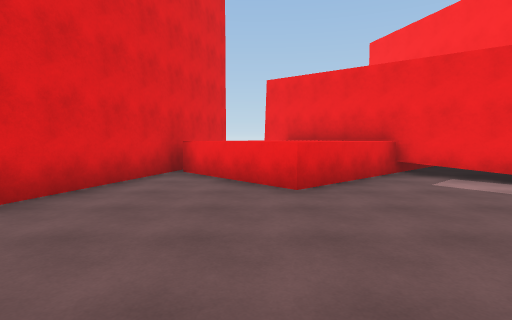
[1] (above)

22 first-person views from a walk through a 3-D level made in the Unity game engine. The camera is 1.5 m above the floor, tilts 4° down and sees 80° across. The floor is counted in squares, 2 m on a side. Each view is taken from the middle of a square. On the plan, view 1 faces up. The plan holds only what a view shows up to about 10 squares ahead; the rest is blank. The place goes on beyond the plan.

[2]
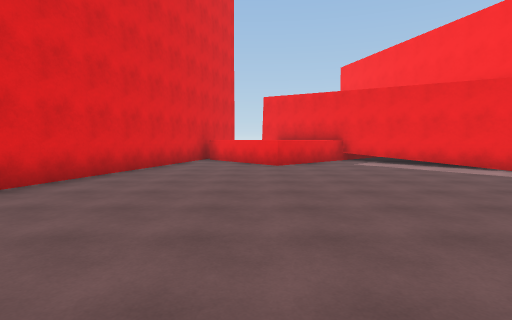

[3]
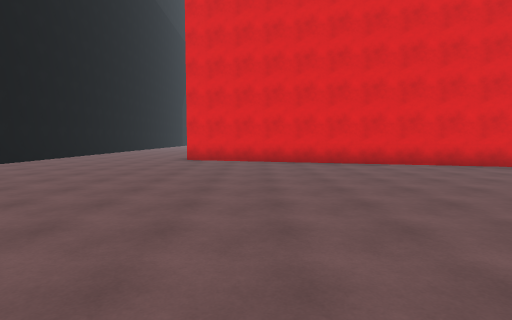

[4]
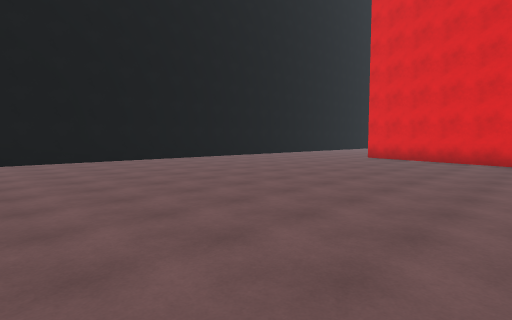

[5]
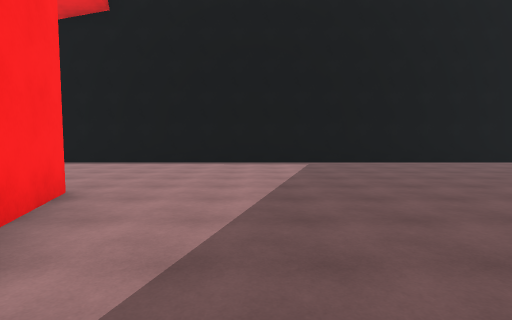

[6]
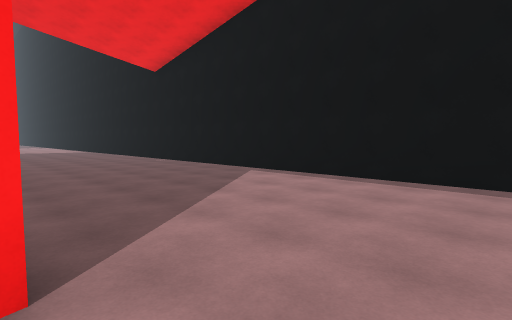

[7]
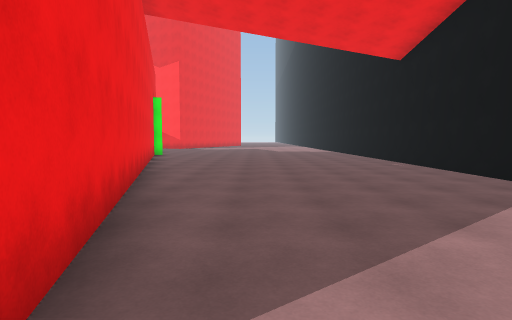

[8]
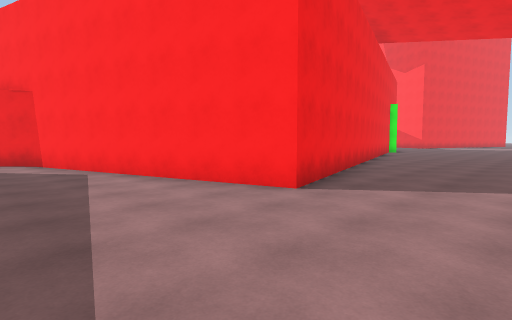

[9]
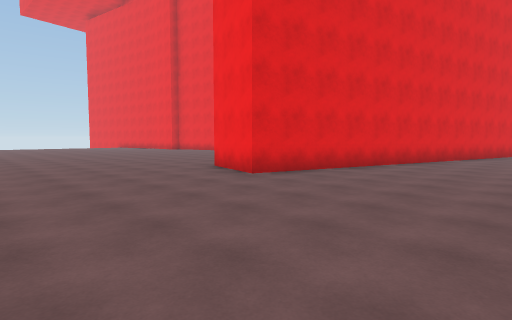

[10]
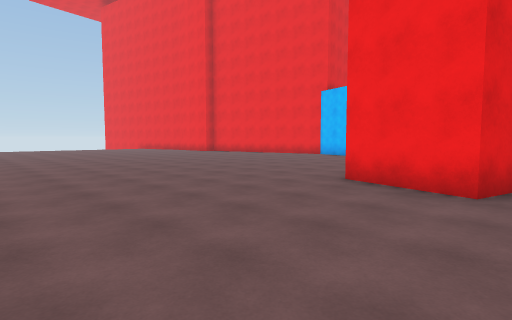

[11]
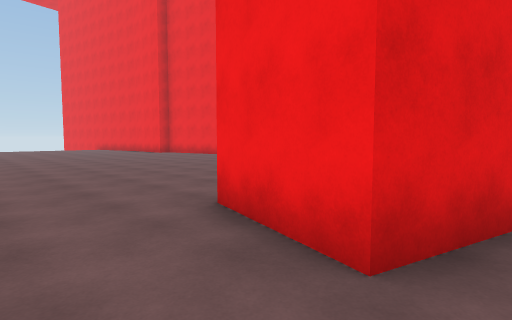

[12]
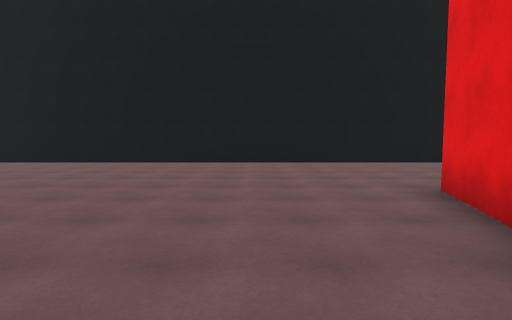

[13]
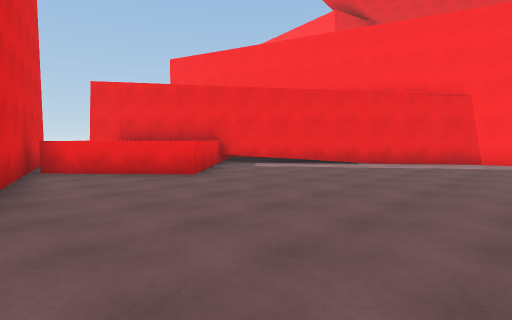

[14]
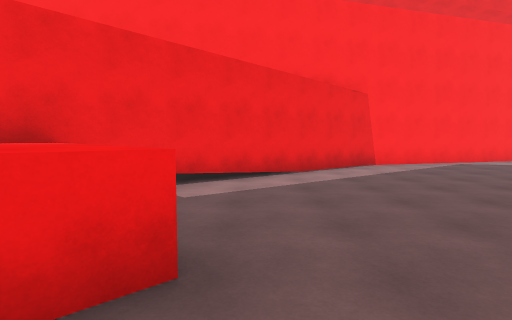

[15]
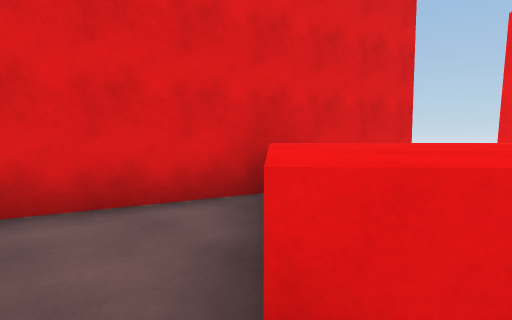

[16]
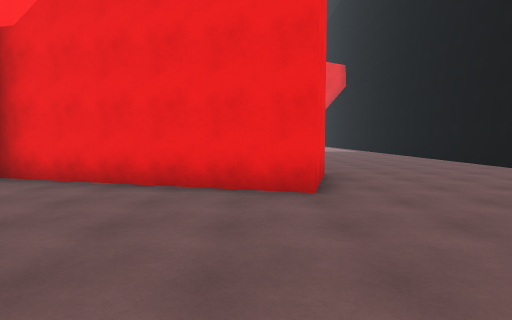

[17]
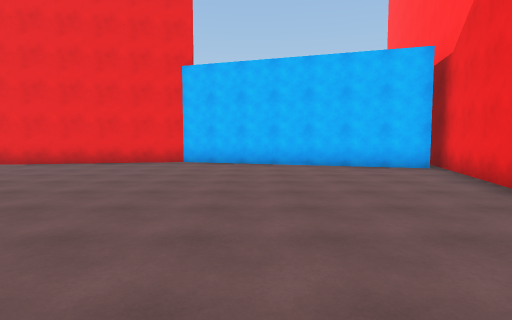

[18]
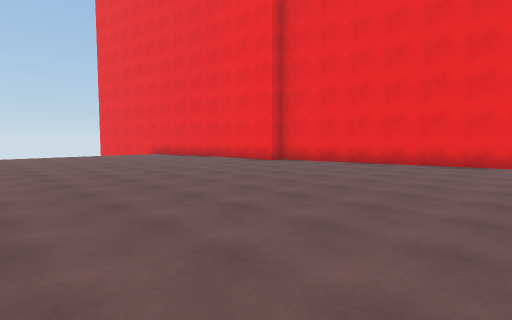

[19]
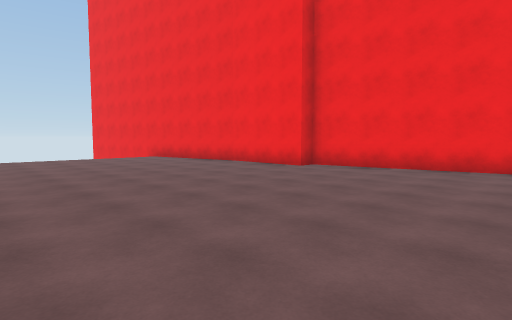

[20]
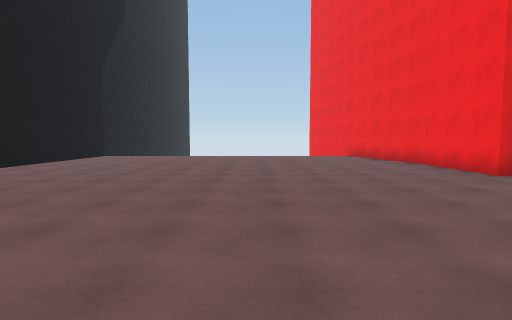

[21]
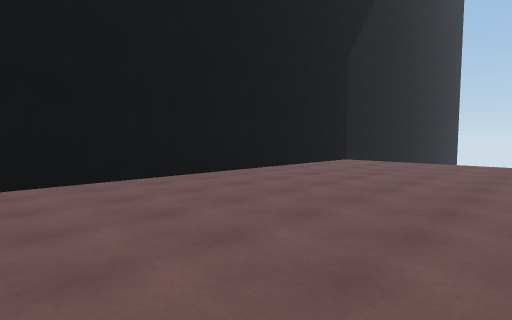

[22]
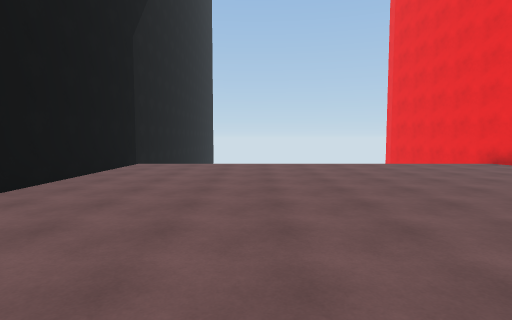

### Floor plan
Points are (right, up) in squares from view 1. A wall is a line through its corners. A room is listed if a view was taken in it or the views show most of it. See-through windows are left out.
Room 1 (views 1, 2, 3, 4, 5, 6, 7, 8, 9, 10, 11, 12, 13, 14, 15, 16, 17, 18, 19, 20, 21, 22)
walls: (-6.5, -0.3) (-13.3, 1.8) (-20.1, 0.5) (-20.1, -0.1) (-23, -0.1) (-24.1, -0.3); (-9.1, -11.9) (19, -11.9); (3.9, 7.4) (0.6, 4.4) (-1.7, 7); (-1, 10.1) (-5.7, -6.4) (-7.8, -5.8) (-5.9, 1); (-26.5, -0.8) (-28.1, -1.1); (18.7, -3.6) (9.7, -6.2) (7.6, 0.9) (0.2, 10.2); (-28, -11.9) (-17.5, -11.9)

Where each view was taken, in squares from view 1:
view 1: 0 up, 0 right, facing up
view 2: 4 down, 0 right, facing up
view 3: 4 down, 5 right, facing left
view 4: 1 down, 6 right, facing down-left
view 5: 2 down, 7 right, facing down
view 6: 6 down, 8 right, facing down-right
view 7: 7 down, 9 right, facing right
view 8: 9 down, 6 right, facing up-right
view 9: 11 down, 1 left, facing up-left
view 10: 11 down, 5 left, facing up-left
view 11: 8 down, 5 left, facing up-left
view 12: 2 down, 3 left, facing down
view 13: 1 down, 3 left, facing up-right
view 14: 4 up, 1 left, facing right
view 15: 4 up, 1 right, facing up-left
view 16: 5 down, 12 left, facing right
view 17: 8 down, 11 left, facing up
view 18: 8 down, 13 left, facing up-left
view 19: 7 down, 15 left, facing up-left
view 20: 5 down, 14 left, facing left
view 21: 6 down, 17 left, facing down-left
view 22: 8 down, 18 left, facing left
